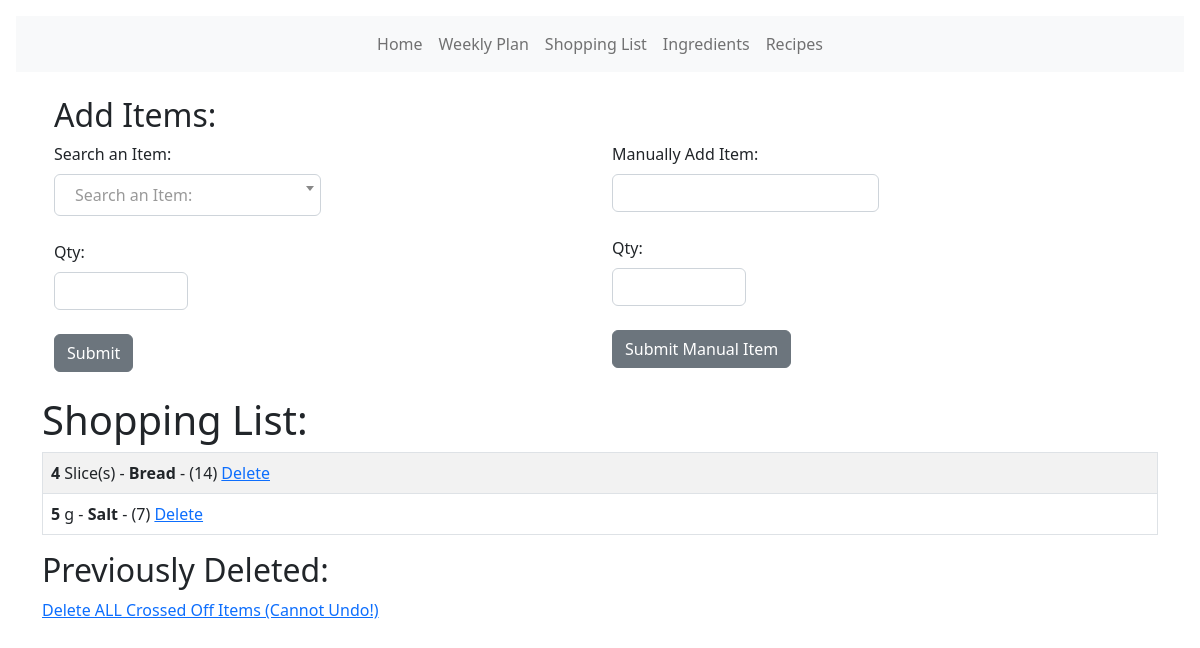
Page /list on the committed database.
### models.py (models this page shows, shortened)
class Shopping(db.Model):
    id = db.Column(db.Integer, primary_key=True)
    qty = db.Column(db.Float)
    unit_name = db.Column(db.String(30))
    ingredient_name = db.Column(db.String(120))
    aisle_name = db.Column(db.String(30))
    aisle_id = db.Column(db.Integer)
    day_label = db.Column(db.String(10))

### main.py (the view, shortened to what this page needs)
@app.route("/list", methods=["GET", "POST"])
def list():
    deleted_items = (
        Dshopping.query.with_entities(
            Dshopping.ingredient_name,
            Dshopping.qty,
            Dshopping.unit_name,
            Dshopping.aisle_name,
            Dshopping.aisle_id,
            func.sum(Dshopping.qty).label("dtotal"),
        )
        .group_by(Dshopping.ingredient_name)
        .order_by(Dshopping.id.desc())
        .limit(100)
        .all()
    )
    our_add = (
        Shopping.query.with_entities(
            Shopping.ingredient_name,
            Shopping.qty,
            Shopping.unit_name,
            Shopping.aisle_name,
            Shopping.aisle_id,
            func.sum(Shopping.qty).label("total"),
        )
        .group_by(Shopping.ingredient_name)
        .order_by(Shopping.ingredient_name)
        .all()
    )
    names = db.session.query(Ingredient.name).order_by(Ingredient.name)
    names = [i[0] for i in names]
    form = ShoppingForm()
    form.name.choices = [("")] + [(name) for name in names]
    item = None
    form2 = ManualShoppingForm()
    if form2.validate_on_submit():
        update = Shopping(
            ingredient_name=form2.item.data,
            qty=form2.bqty.data,
            unit_name="",
            aisle_name="Unknown",
            aisle_id=0,
        )
        db.session.add(update)
        db.session.commit()
        our_add = (
            Shopping.query.with_entities(
                Shopping.ingredient_name,
                Shopping.qty,
                Shopping.unit_name,
                Shopping.aisle_name,
                Shopping.aisle_id,
                func.sum(Shopping.qty).label("total"),
            )
            .group_by(Shopping.ingredient_name)
            .order_by(Shopping.ingredient_name)
            .all()
        )
        deleted_items = (
            Dshopping.query.with_entities(
                Dshopping.ingredient_name,
                Dshopping.qty,
                Dshopping.unit_name,
                Dshopping.aisle_name,
                Dshopping.aisle_id,
                func.sum(Dshopping.qty).label("dtotal"),
            )
            .group_by(Dshopping.ingredient_name)
            .order_by(Dshopping.id.desc())
            .limit(100)
            .all()
        )
        form2.item.data = ""
        return render_template(
            "list.html",
            form=form,
            form2=form2,
            item=item,
            name=name,
            our_add=our_add,
            deleted_items=deleted_items,
        )
    else:
        return render_template(
            "list.html",
            form=form,
            form2=form2,
            item=item,
            name=name,
            our_add=our_add,
            deleted_items=deleted_items,
        )

### forms.py
class ShoppingForm(FlaskForm):
    aqty = DecimalField("Qty:", validators=[validators.InputRequired()])
    name = SelectField(
        "Search an Item:",
        validators=[validators.InputRequired()],
        validate_choice=False,
    )
    submit = SubmitField("Submit")

class ManualShoppingForm(FlaskForm):
    bqty = DecimalField("Qty:", validators=[validators.InputRequired()])
    item = StringField("Manually Add Item:", validators=[validators.DataRequired()])
    submit1 = SubmitField("Submit Manual Item")

### templates/list.html (shortened to what this page needs)
<!DOCTYPE html>
<html lang="en">
  <head>
    <link
      href="{{ url_for('static', filename='css/select2.css') }}"
      rel="stylesheet"
    />
    {% extends 'base.html' %} {% block content %}
  </head>
  <body>
    <br />
  <div class="container">
      <h2>Add Items:</h2>
    <div class="row">
      <div class="col-sm">
        <form method="POST">
            {{ form.hidden_tag() }} {{ form.name.label(class="form-label") }} <br>{{ form.name }}
            <br />
            <br />
            {{ form.hidden_tag() }} {{ form.aqty.label(class="form-label") }} {{
            form.aqty(class="form-control w-25") }}
            <br />
            {{ form.submit(class="btn btn-secondary") }}
        </form>
      </div>
      <br />
        <div class="col-sm">
          <form method="POST">
            {{ form2.hidden_tag() }} {{ form2.item.label(class="form-label") }}
            <br />
            {{ form2.item(class="form-control w-50") }} <br> {{ form2.hidden_tag()}}
            {{ form2.bqty.label(class="form-label") }} {{
            form2.bqty(class="form-control w-25") }}
            <br />
            {{ form2.submit1(class="btn btn-secondary") }}
          </form>
        </div>
      </div>
    </div>
    <br />
    <div class="container">
      <h1>Shopping List:</h1>
      <table class="table table-hover table-bordered table-striped">
        {% for shopping_list in our_add %}
        <tr>
          <td>
            <b>{{'%0.0f'|format(shopping_list.total|float) }}</b> {{shopping_list.unit_name }} - <b>{{
            shopping_list.ingredient_name }}</b> - ({{ shopping_list.aisle_name }}) <a href="{{url_for('delete_shopping_item', ingredient_name=shopping_list.ingredient_name)}}">
              Delete</a
          </td>
        </tr>
        {% endfor %}
      </table>
    </div>
    <div class="container">
      <h2>Previously Deleted:</h2>
      <a href="{{url_for('delete_all_checked_items') }}">
        Delete ALL Crossed Off Items (Cannot Undo!)</a>
    </div>
  </body>
  {% endblock %}

### rows in the picture
Shopping: total "5", unit_name "g", ingredient_name "Salt", aisle_name "7"

### other values in the picture
{{ '%0.0f'|format(shopping_list.total|float) }} "4"
{{ shopping_list.unit_name }} "Slice(s)"
{{ shopping_list.ingredient_name }} "Bread"
{{ shopping_list.aisle_name }} "14"
